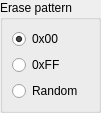
<?xml version="1.0" encoding="UTF-8"?>
<ui version="4.0">
 <class>widget</class>
 <widget class="QWidget" name="widget">
  <property name="geometry">
   <rect>
    <x>0</x>
    <y>0</y>
    <width>94</width>
    <height>96</height>
   </rect>
  </property>
  <property name="windowTitle">
   <string>Form</string>
  </property>
  <layout class="QVBoxLayout" name="verticalLayout_2">
   <property name="spacing">
    <number>0</number>
   </property>
   <property name="margin">
    <number>0</number>
   </property>
   <item>
    <widget class="QGroupBox" name="groupBox">
     <property name="sizePolicy">
      <sizepolicy hsizetype="Fixed" vsizetype="Fixed">
       <horstretch>0</horstretch>
       <verstretch>0</verstretch>
      </sizepolicy>
     </property>
     <property name="title">
      <string>Erase pattern</string>
     </property>
     <layout class="QVBoxLayout" name="verticalLayout">
      <item>
       <widget class="QRadioButton" name="button_00">
        <property name="text">
         <string>0x00</string>
        </property>
        <property name="checked">
         <bool>true</bool>
        </property>
       </widget>
      </item>
      <item>
       <widget class="QRadioButton" name="button_FF">
        <property name="text">
         <string>0xFF</string>
        </property>
       </widget>
      </item>
      <item>
       <widget class="QRadioButton" name="button_RAND">
        <property name="text">
         <string>Random</string>
        </property>
       </widget>
      </item>
     </layout>
    </widget>
   </item>
  </layout>
 </widget>
 <resources/>
 <connections/>
</ui>
